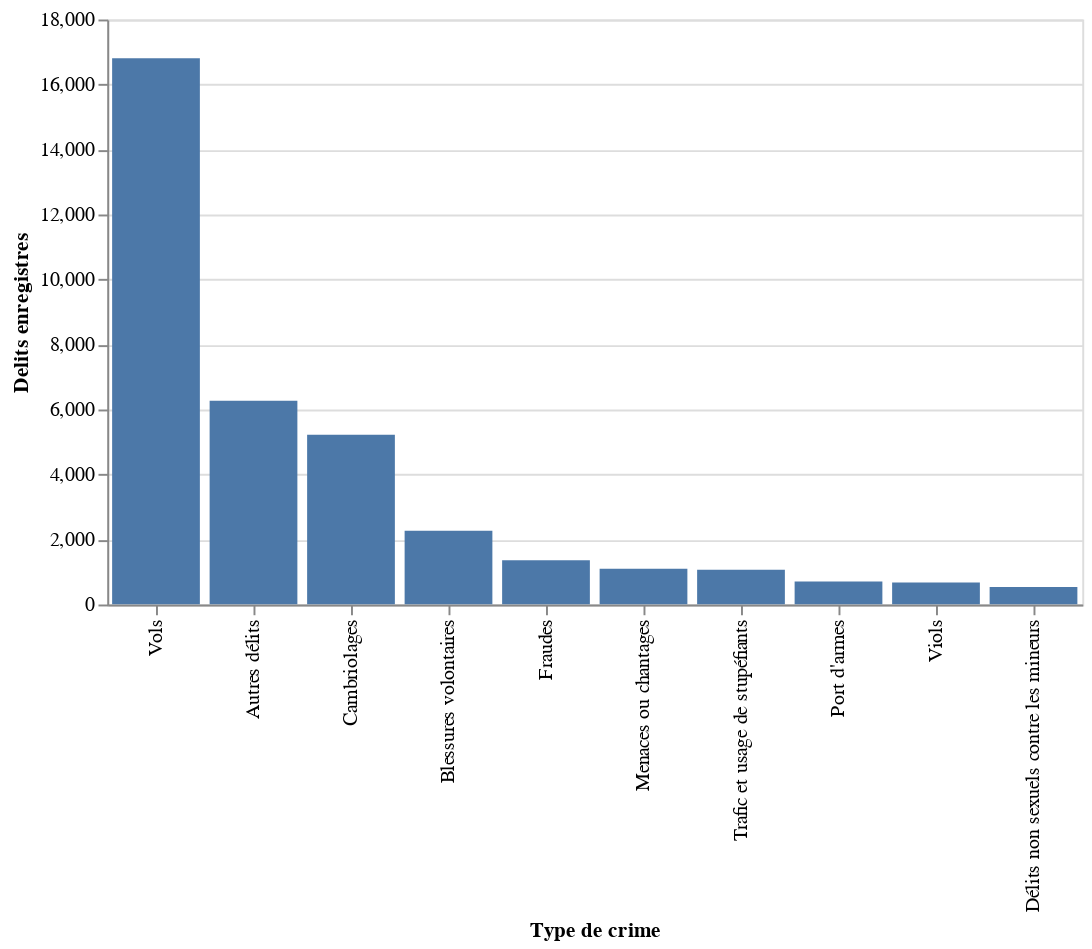

The code cell stored with this chart in its notebook:
### Code cell
import altair as alt
# https://altair-viz.github.io/gallery/

alt.Chart(police_records_2020.sort_values(by=['Delits enregistres'], ascending = False)[:10]).mark_bar().encode(
    alt.X("Type de crime:N", sort='-y'),
    y='Delits enregistres:Q',
).properties(
        title="",
        width=500,
        height=300,
    ).encode().interactive()

### Figure 1 — Vega-Lite specification as saved in the notebook (floating-point values rounded to 4 significant figures)
{"config": {"view": {"continuousWidth": 400, "continuousHeight": 300}}, "data": {"name": "data-ef4e63872752e68f77a3f12f1f396a1d"}, "mark": "bar", "encoding": {"x": {"type": "nominal", "field": "Type de crime", "sort": "-y"}, "y": {"type": "quantitative", "field": "Delits enregistres"}}, "height": 300, "selection": {"selector002": {"type": "interval", "bind": "scales", "encodings": ["x", "y"]}}, "title": "", "width": 500, "$schema": "https://vega.github.io/schema/vega-lite/v4.8.1.json", "datasets": {"data-ef4e63872752e68f77a3f12f1f396a1d": [{"Type de crime": "Vols", "Annee": 2020, "Delits enregistres": 16805}, {"Type de crime": "Autres délits", "Annee": 2020, "Delits enregistres": 6270}, {"Type de crime": "Cambriolages", "Annee": 2020, "Delits enregistres": 5223}, {"Type de crime": "Blessures volontaires", "Annee": 2020, "Delits enregistres": 2266}, {"Type de crime": "Fraudes", "Annee": 2020, "Delits enregistres": 1359}, {"Type de crime": "Menaces ou chantages", "Annee": 2020, "Delits enregistres": 1103}, {"Type de crime": "Trafic et usage de stupéfiants", "Annee": 2020, "Delits enregistres": 1066}, {"Type de crime": "Port d'armes", "Annee": 2020, "Delits enregistres": 709}, {"Type de crime": "Viols", "Annee": 2020, "Delits enregistres": 676}, {"Type de crime": "Délits non sexuels contre les mineurs", "Annee": 2020, "Delits enregistres": 538}]}}
